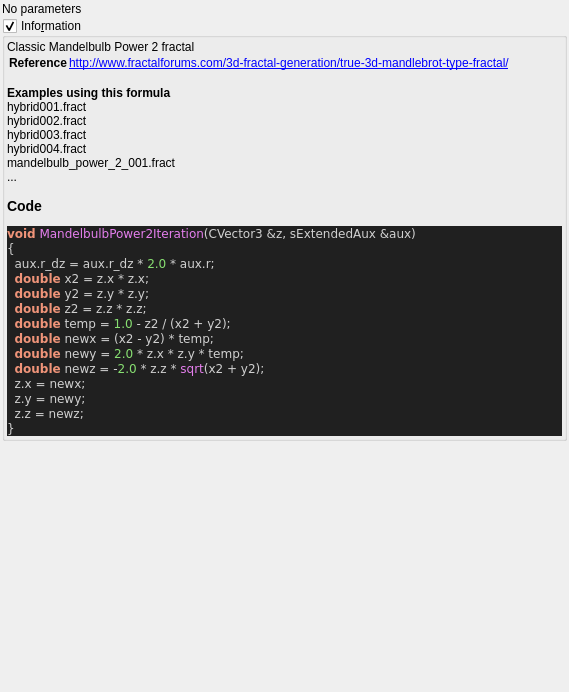
<?xml version="1.0" encoding="UTF-8"?>
<ui version="4.0">
 <class>mandelbulb_power_2</class>
 <widget class="QWidget" name="Form">
  <property name="geometry">
   <rect>
    <x>0</x>
    <y>0</y>
    <width>569</width>
    <height>692</height>
   </rect>
  </property>
  <property name="windowTitle">
   <string notr="true">mandelbulb_power_2</string>
  </property>
  <layout class="QVBoxLayout" name="verticalLayout">
   <property name="spacing">
    <number>2</number>
   </property>
   <property name="leftMargin">
    <number>2</number>
   </property>
   <property name="topMargin">
    <number>2</number>
   </property>
   <property name="rightMargin">
    <number>2</number>
   </property>
   <property name="bottomMargin">
    <number>2</number>
   </property>
   <item>
    <widget class="QLabel" name="label">
     <property name="text">
      <string>No parameters</string>
     </property>
    </widget>
   </item>
   <item>
    <widget class="MyGroupBox" name="groupCheck_info">
     <property name="title">
      <string>Info&amp;rmation</string>
     </property>
     <property name="flat">
      <bool>false</bool>
     </property>
     <property name="checkable">
      <bool>true</bool>
     </property>
     <layout class="QVBoxLayout" name="verticalLayout_2">
      <property name="spacing">
       <number>2</number>
      </property>
      <property name="leftMargin">
       <number>2</number>
      </property>
      <property name="topMargin">
       <number>2</number>
      </property>
      <property name="rightMargin">
       <number>2</number>
      </property>
      <property name="bottomMargin">
       <number>2</number>
      </property>
      <item>
       <widget class="QLabel" name="label_code_content">
        <property name="text">
         <string notr="true">&lt;p&gt;Classic Mandelbulb Power 2 fractal&lt;/p&gt;&lt;table&gt;
&lt;tr&gt;&lt;th&gt;Reference&lt;/th&gt;&lt;td&gt;&lt;a href=&quot;http://www.fractalforums.com/3d-fractal-generation/true-3d-mandlebrot-type-fractal/&quot;&gt;http://www.fractalforums.com/3d-fractal-generation/true-3d-mandlebrot-type-fractal/&lt;br&gt;
&lt;/td&gt;&lt;/tr&gt;
&lt;/table&gt;
&lt;b&gt;Examples using this formula&lt;/b&gt;&lt;br&gt;hybrid001.fract&lt;br&gt;hybrid002.fract&lt;br&gt;hybrid003.fract&lt;br&gt;hybrid004.fract&lt;br&gt;mandelbulb_power_2_001.fract&lt;br&gt;...&lt;h3&gt;Code&lt;/h3&gt;
&lt;body style=&quot;background-color:#202020&quot;&gt;
&lt;pre style=&quot;color:#d0d0d0; background-color:#202020;  font-family:'Courier New',monospace;&quot;&gt;&lt;span style=&quot;color:#f09479; font-weight:bold&quot;&gt;void&lt;/span&gt; &lt;span style=&quot;color:#e47eed&quot;&gt;MandelbulbPower2Iteration&lt;/span&gt;&lt;span style=&quot;color:#d0d0d0&quot;&gt;(&lt;/span&gt;CVector3 &lt;span style=&quot;color:#d0d0d0&quot;&gt;&amp;amp;&lt;/span&gt;z&lt;span style=&quot;color:#d0d0d0&quot;&gt;,&lt;/span&gt; sExtendedAux &lt;span style=&quot;color:#d0d0d0&quot;&gt;&amp;amp;&lt;/span&gt;aux&lt;span style=&quot;color:#d0d0d0&quot;&gt;)&lt;/span&gt;
&lt;span style=&quot;color:#d0d0d0&quot;&gt;{&lt;/span&gt;
  aux&lt;span style=&quot;color:#d0d0d0&quot;&gt;.&lt;/span&gt;r_dz &lt;span style=&quot;color:#d0d0d0&quot;&gt;=&lt;/span&gt; aux&lt;span style=&quot;color:#d0d0d0&quot;&gt;.&lt;/span&gt;r_dz &lt;span style=&quot;color:#d0d0d0&quot;&gt;*&lt;/span&gt; &lt;span style=&quot;color:#87df71&quot;&gt;2.0&lt;/span&gt; &lt;span style=&quot;color:#d0d0d0&quot;&gt;*&lt;/span&gt; aux&lt;span style=&quot;color:#d0d0d0&quot;&gt;.&lt;/span&gt;r&lt;span style=&quot;color:#d0d0d0&quot;&gt;;&lt;/span&gt;
  &lt;span style=&quot;color:#f09479; font-weight:bold&quot;&gt;double&lt;/span&gt; x2 &lt;span style=&quot;color:#d0d0d0&quot;&gt;=&lt;/span&gt; z&lt;span style=&quot;color:#d0d0d0&quot;&gt;.&lt;/span&gt;x &lt;span style=&quot;color:#d0d0d0&quot;&gt;*&lt;/span&gt; z&lt;span style=&quot;color:#d0d0d0&quot;&gt;.&lt;/span&gt;x&lt;span style=&quot;color:#d0d0d0&quot;&gt;;&lt;/span&gt;
  &lt;span style=&quot;color:#f09479; font-weight:bold&quot;&gt;double&lt;/span&gt; y2 &lt;span style=&quot;color:#d0d0d0&quot;&gt;=&lt;/span&gt; z&lt;span style=&quot;color:#d0d0d0&quot;&gt;.&lt;/span&gt;y &lt;span style=&quot;color:#d0d0d0&quot;&gt;*&lt;/span&gt; z&lt;span style=&quot;color:#d0d0d0&quot;&gt;.&lt;/span&gt;y&lt;span style=&quot;color:#d0d0d0&quot;&gt;;&lt;/span&gt;
  &lt;span style=&quot;color:#f09479; font-weight:bold&quot;&gt;double&lt;/span&gt; z2 &lt;span style=&quot;color:#d0d0d0&quot;&gt;=&lt;/span&gt; z&lt;span style=&quot;color:#d0d0d0&quot;&gt;.&lt;/span&gt;z &lt;span style=&quot;color:#d0d0d0&quot;&gt;*&lt;/span&gt; z&lt;span style=&quot;color:#d0d0d0&quot;&gt;.&lt;/span&gt;z&lt;span style=&quot;color:#d0d0d0&quot;&gt;;&lt;/span&gt;
  &lt;span style=&quot;color:#f09479; font-weight:bold&quot;&gt;double&lt;/span&gt; temp &lt;span style=&quot;color:#d0d0d0&quot;&gt;=&lt;/span&gt; &lt;span style=&quot;color:#87df71&quot;&gt;1.0&lt;/span&gt; &lt;span style=&quot;color:#d0d0d0&quot;&gt;-&lt;/span&gt; z2 &lt;span style=&quot;color:#d0d0d0&quot;&gt;/ (&lt;/span&gt;x2 &lt;span style=&quot;color:#d0d0d0&quot;&gt;+&lt;/span&gt; y2&lt;span style=&quot;color:#d0d0d0&quot;&gt;);&lt;/span&gt;
  &lt;span style=&quot;color:#f09479; font-weight:bold&quot;&gt;double&lt;/span&gt; newx &lt;span style=&quot;color:#d0d0d0&quot;&gt;= (&lt;/span&gt;x2 &lt;span style=&quot;color:#d0d0d0&quot;&gt;-&lt;/span&gt; y2&lt;span style=&quot;color:#d0d0d0&quot;&gt;) *&lt;/span&gt; temp&lt;span style=&quot;color:#d0d0d0&quot;&gt;;&lt;/span&gt;
  &lt;span style=&quot;color:#f09479; font-weight:bold&quot;&gt;double&lt;/span&gt; newy &lt;span style=&quot;color:#d0d0d0&quot;&gt;=&lt;/span&gt; &lt;span style=&quot;color:#87df71&quot;&gt;2.0&lt;/span&gt; &lt;span style=&quot;color:#d0d0d0&quot;&gt;*&lt;/span&gt; z&lt;span style=&quot;color:#d0d0d0&quot;&gt;.&lt;/span&gt;x &lt;span style=&quot;color:#d0d0d0&quot;&gt;*&lt;/span&gt; z&lt;span style=&quot;color:#d0d0d0&quot;&gt;.&lt;/span&gt;y &lt;span style=&quot;color:#d0d0d0&quot;&gt;*&lt;/span&gt; temp&lt;span style=&quot;color:#d0d0d0&quot;&gt;;&lt;/span&gt;
  &lt;span style=&quot;color:#f09479; font-weight:bold&quot;&gt;double&lt;/span&gt; newz &lt;span style=&quot;color:#d0d0d0&quot;&gt;= -&lt;/span&gt;&lt;span style=&quot;color:#87df71&quot;&gt;2.0&lt;/span&gt; &lt;span style=&quot;color:#d0d0d0&quot;&gt;*&lt;/span&gt; z&lt;span style=&quot;color:#d0d0d0&quot;&gt;.&lt;/span&gt;z &lt;span style=&quot;color:#d0d0d0&quot;&gt;*&lt;/span&gt; &lt;span style=&quot;color:#e47eed&quot;&gt;sqrt&lt;/span&gt;&lt;span style=&quot;color:#d0d0d0&quot;&gt;(&lt;/span&gt;x2 &lt;span style=&quot;color:#d0d0d0&quot;&gt;+&lt;/span&gt; y2&lt;span style=&quot;color:#d0d0d0&quot;&gt;);&lt;/span&gt;
  z&lt;span style=&quot;color:#d0d0d0&quot;&gt;.&lt;/span&gt;x &lt;span style=&quot;color:#d0d0d0&quot;&gt;=&lt;/span&gt; newx&lt;span style=&quot;color:#d0d0d0&quot;&gt;;&lt;/span&gt;
  z&lt;span style=&quot;color:#d0d0d0&quot;&gt;.&lt;/span&gt;y &lt;span style=&quot;color:#d0d0d0&quot;&gt;=&lt;/span&gt; newy&lt;span style=&quot;color:#d0d0d0&quot;&gt;;&lt;/span&gt;
  z&lt;span style=&quot;color:#d0d0d0&quot;&gt;.&lt;/span&gt;z &lt;span style=&quot;color:#d0d0d0&quot;&gt;=&lt;/span&gt; newz&lt;span style=&quot;color:#d0d0d0&quot;&gt;;&lt;/span&gt;
&lt;span style=&quot;color:#d0d0d0&quot;&gt;}&lt;/span&gt;
&lt;/pre&gt;
&lt;/body&gt;</string>
        </property>
        <property name="wordWrap">
         <bool>true</bool>
        </property>
        <property name="openExternalLinks">
         <bool>true</bool>
        </property>
        <property name="textInteractionFlags">
         <set>Qt::LinksAccessibleByMouse|Qt::TextSelectableByMouse</set>
        </property>
       </widget>
      </item>
     </layout>
    </widget>
   </item>
   <item>
    <spacer name="verticalSpacer">
     <property name="orientation">
      <enum>Qt::Vertical</enum>
     </property>
     <property name="sizeHint" stdset="0">
      <size>
       <width>20</width>
       <height>40</height>
      </size>
     </property>
    </spacer>
   </item>
  </layout>
 </widget>
 <customwidgets>
  <customwidget>
   <class>MyGroupBox</class>
   <extends>QGroupBox</extends>
   <header>my_group_box.h</header>
   <container>1</container>
  </customwidget>
 </customwidgets>
 <resources/>
 <connections/>
</ui>
